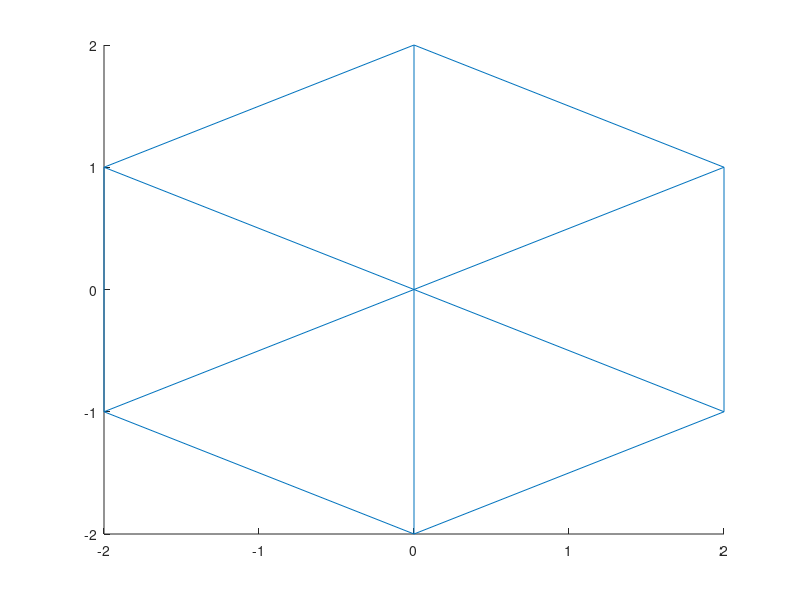

MATLAB code for this plot: (Note: this script raises an error after producing the figure.)
close all;
clc;
p = 9;
r = rem(p,3);
col = 0:0.1:r+1;

x = line([-2 -2 0 2 2 0 -2],[1 -1 -2 -1 1 2 1]);

x1 = line([-2 2], [-1 1]);
x2 = line([-2 2 ],[1 -1]);
x3 = line([0 0] ,[2 -2]);
switch r
    case 0
        x.Color = 'r';
        x1.Color = 'r';
        x2.Color = 'r';
        x3.Color = 'r';

    case 1
        x.Color = 'g';
        x1.Color = 'g';
        x2.Color = 'g';
        x3.Color = 'g';
    case 2
        x.Color = 'b';
        x1.Color = 'b';
        x2.Color = 'b';
        x3.Color = 'b';
    case 3
        x.Color = 'm';
        x1.Color = 'm';
        x2.Color = 'm';
        x3.Color = 'm';
end

